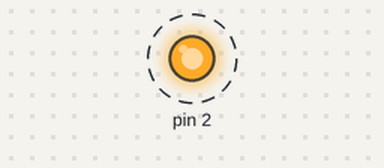
The sketch below on a simulated Arduino Uno, built with avr-gcc and run on an emulated ATmega328P. Shown: output pins drawn as LEDs (lit = HIGH). Dashed ring = blinking. What the sketch prints to the serial monitor is not drawn.

Above: at 0.5 s.
Timing chart, 0 to 4.6 s (numbered marks = the images above):
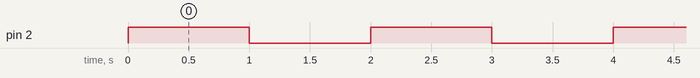

Measured:
- by itself, pin 2: alternates HIGH for 1.0 s and LOW for 1.0 s

The sketch:

sketch_feb20b_esp01.ino
```cpp
void setup() {
  // initialize digital esp8266 gpio 2 as an output.
  pinMode(2, OUTPUT);
  Serial.begin(115200);
}

// the loop function runs over and over again forever
void loop() {
  digitalWrite(2, HIGH);   // turn the LED on (HIGH is the voltage level)
  delay(1000);             // wait for a second
  Serial.println("I'm ");
  digitalWrite(2, LOW);    // turn the LED off by making the voltage LOW
  delay(1000);             // wait for a second
  Serial.println("big!");
}
```
